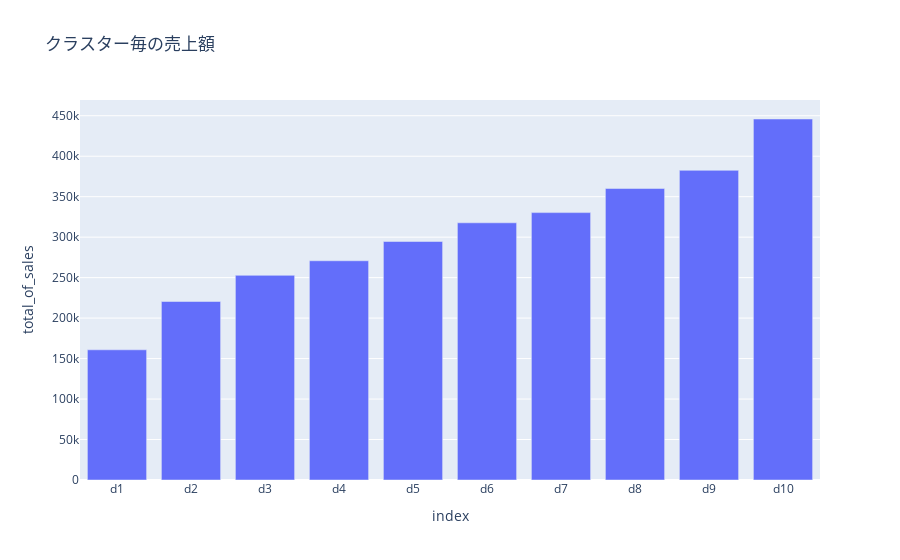

Notebook cell for this chart:
### Code cell
# plot
# import matplotlib.pyplot as plt
import plotly.express as px
# sns.bar(data = df_agg, y="total_of_sales")
px.bar(df_agg, y="total_of_sales", title="クラスター毎の売上額")

### Figure 1 — Plotly figure (JSON) as saved in the notebook; plotly's stock layout.template omitted (floating-point values rounded to 4 significant figures)
{"data": [{"alignmentgroup": "True", "hovertemplate": "index=%{x}<br>total_of_sales=%{y}<extra></extra>", "legendgroup": "", "marker": {"color": "#636efa", "pattern": {"shape": ""}}, "name": "", "offsetgroup": "", "orientation": "v", "showlegend": false, "textposition": "auto", "type": "bar", "x": ["d1", "d2", "d3", "d4", "d5", "d6", "d7", "d8", "d9", "d10"], "xaxis": "x", "y": [160848, 220507, 252817, 270813, 294628, 317725, 330329, 360084, 382541, 445967], "yaxis": "y"}], "layout": {"autosize": true, "barmode": "relative", "legend": {"tracegroupgap": 0}, "title": {"text": "クラスター毎の売上額"}, "xaxis": {"anchor": "y", "autorange": true, "domain": [0, 1], "range": [-0.5, 9.5], "title": {"text": "index"}, "type": "category"}, "yaxis": {"anchor": "x", "autorange": true, "domain": [0, 1], "range": [0, 469400.0], "title": {"text": "total_of_sales"}, "type": "linear"}}}
